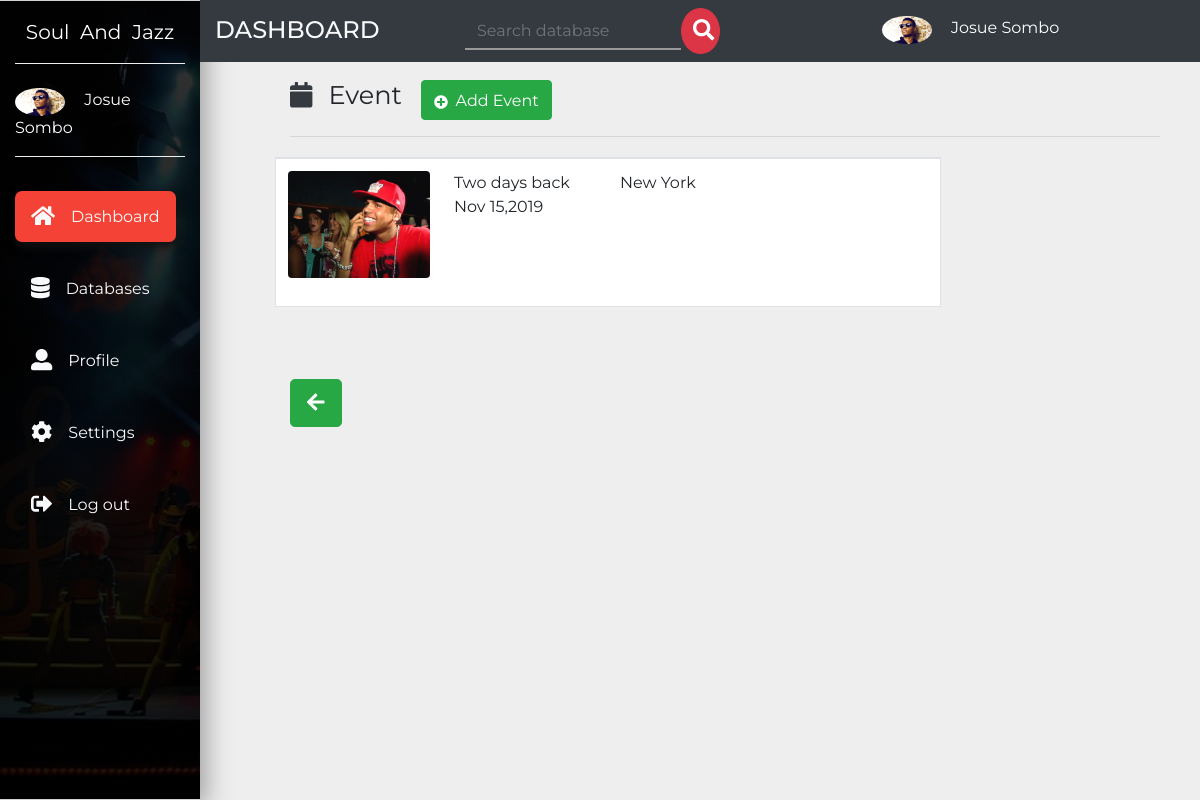
The page /admin/concert/view.php?view=1 on the database its author committed.
### tables this page shows
CREATE TABLE `user` (
  `id` int(11) NOT NULL AUTO_INCREMENT,
  `name` varchar(20) NOT NULL,
  `email` varchar(20) NOT NULL,
  `password` varchar(20) NOT NULL,
  `address` varchar(200) NOT NULL,
  `language` varchar(20) NOT NULL,
  `avatar` varchar(255) NOT NULL,
  `privilege` varchar(10) DEFAULT NULL,
  PRIMARY KEY (`id`)
);

CREATE TABLE `concert` (
  `id` int(11) NOT NULL AUTO_INCREMENT,
  `concert_name` varchar(25) NOT NULL,
  `concert_img` varchar(25) NOT NULL,
  `concert_date` varchar(30) NOT NULL,
  `concert_place` varchar(20) NOT NULL,
  PRIMARY KEY (`id`)
);

### admin/db-conf.php (called while the page is built, shortened)
<?php
$con = mysqli_connect('localhost','josue','josue','blog');
$id_loginuser = $_SESSION['user'];
$sql = "SELECT * from user where id='$id_loginuser'";
$result = mysqli_query($con,$sql);
while($row = mysqli_fetch_assoc($result))
{
$name = $row['name'];
$avatar = $row['avatar'];
}
?>

### admin/concert/view.php (the view, shortened to what this page needs)
<?php include_once('../db-conf.php');?>
<?php
 if (isset($_GET['view'])) {
   $id = $_GET['view'];
 }else{
  header("location:index.php");
 }
?>
<!DOCTYPE html>
<html lang="en">
  <head>
    <link rel="stylesheet" href="https://stackpath.bootstrapcdn.com/bootstrap/4.3.1/css/bootstrap.min.css">
    <link href="../../css/all.css" rel="stylesheet">
    <link rel="stylesheet" href="../../css/master.css">
  </head>
  <body>
  <nav class="navbar navbar-expand-md navbar-dark small">
  <div class="collapse navbar-collapse" id="navbarNavDropdown">
    <div class="container-fluid">
      <div class="row">
         <div class="col-lg-2 col-md-2 sidebar fixed-top">
         <a class="navbar-brand text-white d-block mx-auto text-center py-3 mb-4 botton-brand" href="../header.php">Soul &nbsp;And &nbsp;Jazz</a>
         <div class="botton-brand pb-3 mb-5">
           <img src="<?php echo "../".$avatar;?>" class="rounded-circle mr-3" width="50" alt="image">
           <a href="../header.php" class="text-white small-link"><?php echo $name;?></a>
         </div>
         <ul class="navbar-nav flex-column mt-4">
           <li class="navbar-item mb-5 mt-xs-2"><a href="../header.php" class="navbar-link text-light p-3 sidebar-link current"><i class="fa fa-home text-light fa-lg mr-3"></i>Dashboard</a></li>
           <li class="navbar-item mb-5"><a href="../database.php" class="navbar-link text-light p-3 sidebar-link"><i class="fas fa-database text-light fa-lg mr-3"></i>Databases</a></li>
           <li class="navbar-item mb-5"><a href="../profile.php" class="navbar-link text-light p-3 sidebar-link"><i class="fas fa-user-alt text-light fa-lg mr-3"></i>Profile</a></li>
           <li class="navbar-item mb-5"><a href="../setting.php" class="navbar-link text-light p-3 sidebar-link"><i class="fas fa-cog text-light fa-lg mr-3"></i>Settings</a></li>
           <li class="navbar-item mb-5"><a href="../logout.php" data-toggle="modal" data-target="#logout" class="navbar-link text-light p-3 sidebar-link"><i class="fas fa-sign-out-alt text-light fa-lg mr-3"></i>Log out</a></li>
         </ul>
         </div>
         <div class="col-lg-10 col-md-10 rightbar bg-dark ml-auto fixed-top py-2">
           <div class="row">
             <div class="col-md-3">
              <h4 class="text-uppercase text-light mb-0 pt-2">Dashboard</h4>
             </div>
             <div class="col-md-5 small-hide">
              <form method="post" action="../search.php" class="form-inline mb-0">
                <input type="search" name="search" id="search" placeholder="Search database" class="form-control search-bar">
                <button class="btn btn-danger search-button"><i class="fas fa-search fa-lg" style="margin-left: -5px;"></i></button>
              </form>
             </div>
             <div class="col-md-4 pt-2 small-hide">
               <img src="<?php echo "../".$avatar;?>" class="rounded-circle mr-3" width="50" alt="image">
               <a href="" class="text-white"><?php echo $name;?></a>
             </div>
           </div>
         </div>
      </div>
    </div>
  </div>
</nav>
<div class="container-fluid">
  <div class="row">
    <div class="col-lg-9 ml-auto " id="left-side">
      <div class="row pt-5 mt-3 mb-5">
        <div class="col-sm-12 mb-1">
          <h3 class="display-4 mt-auto" style="width:15%;font-size: 1.6rem;float: left;"><i class="fas fa-calendar text-light fa-1x mr-3 text-dark mr-3"></i><strong class="pt-5">Event</strong></h3> <a href="index.php" class="btn btn-success"><i class="fas fa-plus-circle pr-2 icon"></i>Add Event</a>
        <hr>
        </div>
        <div class="bg-white border">
          <table class="table table-hover">
          <?php
          $sql = "SELECT * FROM concert where id='$id'";
          $result = mysqli_query($con,$sql);
          while($row = mysqli_fetch_assoc($result)){?>
            <tr>
              <td class="w-52"><img src="<?php echo "../../".$row['concert_img'];?>" class="img-fuid rounded img-cus" alt="image" width="400"></td>
              <td class="w-25"><?php echo $row['concert_name'];?><br><?php echo $row['concert_date'];?></td>
              <td class="w-50"><?php echo $row['concert_place'];?></td>
            </tr>
          <?php }?>
          </table>
        </div>
<br>
    </div>
    <a href="index.php" class="btn btn-success mt-4 btn-lg"><i class="fas fa-arrow-left pt-0"></i></a>
  </div>
</div>
</div>
  </body>
</html>

### css/all.css (style rules this page uses)
.fa-lg { font-size: 1.33333em; line-height: 0.75em; vertical-align: -.0667em; }
.fa-1x { font-size: 1em; }
.fa-arrow-left:before { content: "\f060"; }
.fa-calendar:before { content: "\f133"; }
.fa-cog:before { content: "\f013"; }
.fa-database:before { content: "\f1c0"; }
.fa-home:before { content: "\f015"; }
.fa-plus-circle:before { content: "\f055"; }
.fa-search:before { content: "\f002"; }
.fa-sign-out-alt:before { content: "\f2f5"; }
.fa-user-alt:before { content: "\f406"; }

### css/master.css (style rules this page uses)
body { font-family: 'Montserrat', sans-serif; background: #eee; }
#left-side { position: absolute; left: 275px; }
ul li,a { font-size: 1rem; }
.current { background: #f44336; border-radius: 7px; box-shadow: 2px 5px 10px #111; transition: all .3s; }
.search-bar { background: transparent; border: none; border-radius:0; border-bottom: 2px solid #999; }
.img-cus { width: 100%; }
.search-button { width: 10%; border-radius: 50%; padding: 10px 16px; }
.sidebar { border-top:1px solid lightgray; background: linear-gradient(rgba(0,0,0,.8),rgba(0,0,0,.9)), url('../img/news.jpg'); background-size: cover; background-repeat: no-repeat; height: 100vh; border-bottom: 1px solid lightgray; box-sizing: border-box; box-shadow: 5px 7px 25px #999; }
.botton-brand { border-bottom: 1px groove #eee; }
.sidebar-link { transition: all .4s; }
.icon { font-size: 22px; padding-top: 8px; }

### rows shown on the page
user: avatar (picture), name "Josue Sombo"
concert: concert_img (picture), concert_name "Two days back", concert_date "Nov 15,2019", concert_place "New York"
